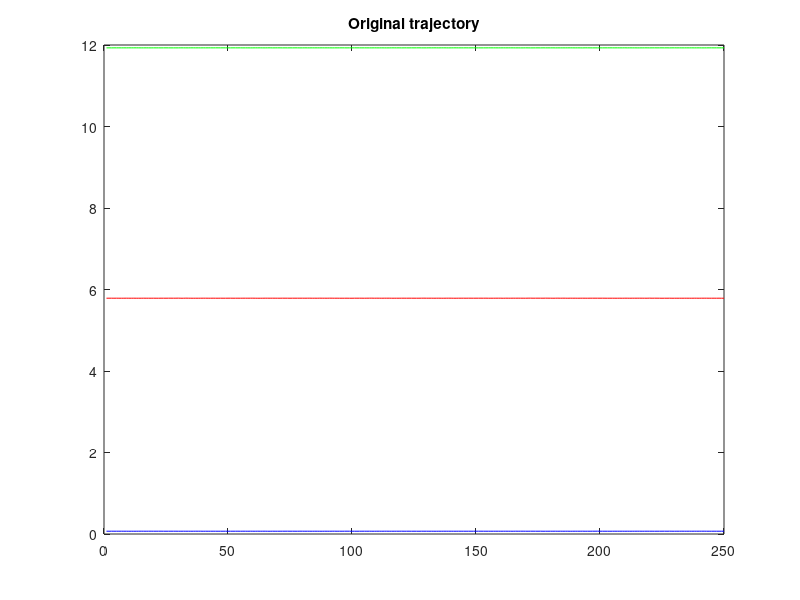
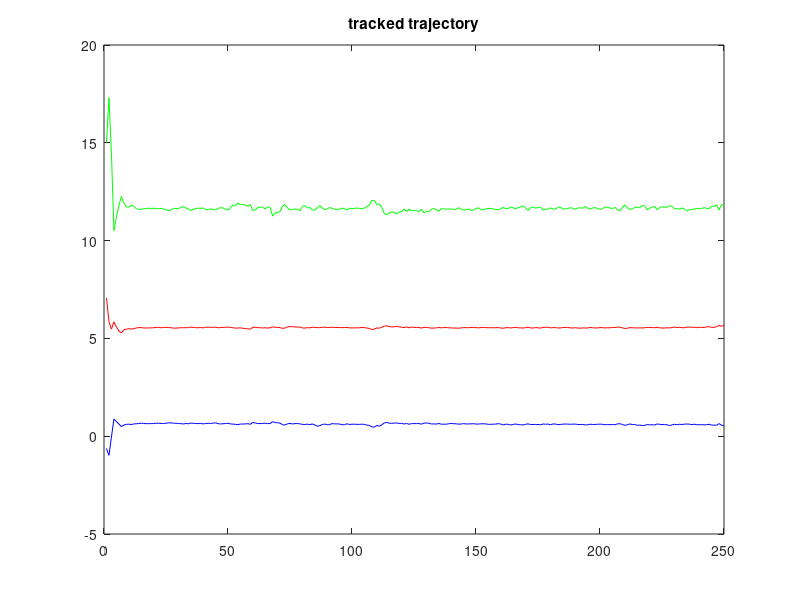
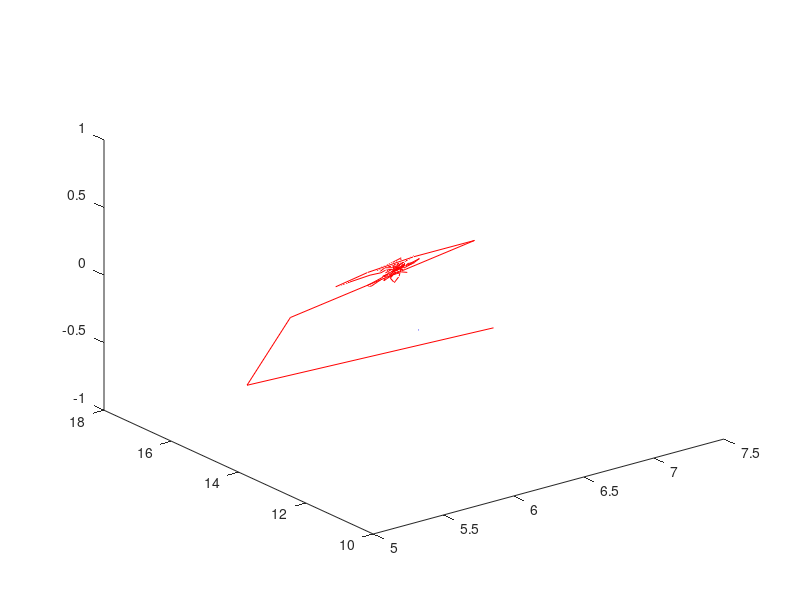
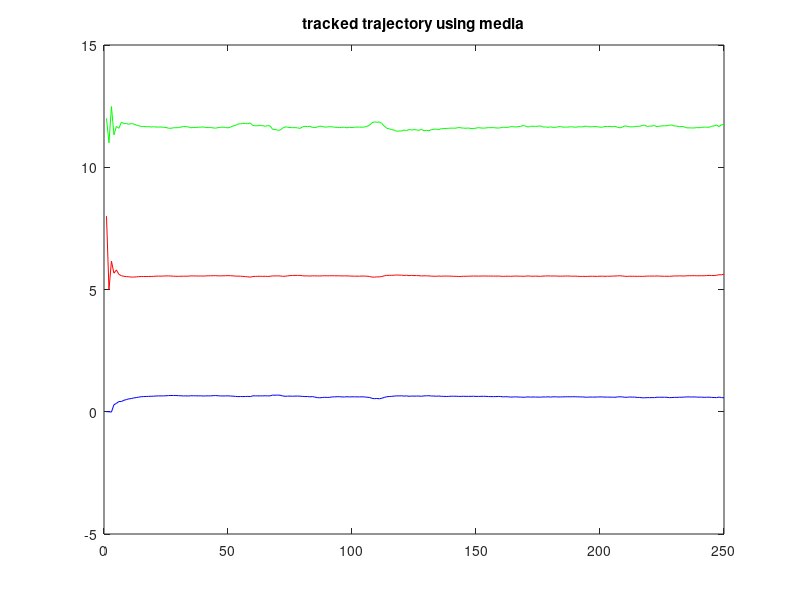

Source code (MATLAB) for these figures, in order:
clear all;close all; clc;
station_out_log = load('outputFile_StereoTracking.txt');
real_log = load('ViconData2.txt');

[nO, mO] = size(real_log);
[nS, mS] = size(station_out_log);

ni = 1;
nf = 250;

figure(ni);
plot(       ni:nf, real_log(ni:nf,2),'r',...
            ni:nf, real_log(ni:nf,3),'g',...
            ni:nf, real_log(ni:nf,4),'b');
title('Original trajectory');
        
figure(2);
plot(       ni:nf, station_out_log(ni:nf,2),'r',...
            ni:nf, station_out_log(ni:nf,3),'g',...
            ni:nf, station_out_log(ni:nf,4),'b');
title('tracked trajectory');

figure(3);
plot(   ni:nf, station_out_log(ni:nf,1), 'r');
title('Timespan');

% Filtrando tomando la media
posMed = [8, 12, 0; 5, 11, 0];
for i = 3:nf
   posMed = [posMed ; (station_out_log(i, 2:4) + posMed(i-1, :) + posMed(i-2, :))/3]; 
end

figure(4);
plot(       ni:nf, posMed(ni:nf,1),'r',...
            ni:nf, posMed(ni:nf,2),'g',...
            ni:nf, posMed(ni:nf,3),'b');
title('tracked trajectory using media');



%% 3D plots
figure(3);
plot3(      real_log(ni:nf,2), real_log(ni:nf,3), real_log(ni:nf,4), 'b',...
            station_out_log(ni:nf,2), station_out_log(ni:nf,3), station_out_log(ni:nf,4), 'r');
